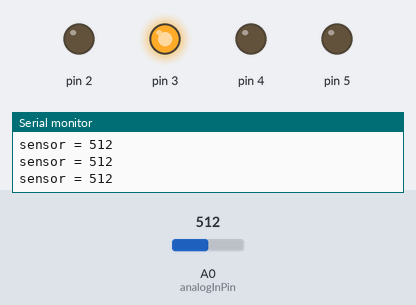
Bench run of a sketch on a simulated Arduino Uno, built with avr-gcc and run on an emulated ATmega328P. Parts: output pins drawn as LEDs (lit = HIGH), the last lines printed to the serial monitor. The test bench sets the inputs (shaded band); at power-on: A0 (analogInPin) = 512.

Above: at 1.2 s.
1.3 s: A0 (analogInPin) set to 609
4.3 s: A0 (analogInPin) set to 637
At 5.3 s:
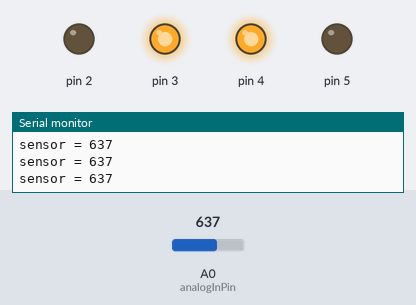
5.9 s: A0 (analogInPin) set to 654
7.4 s: A0 (analogInPin) set to 679
At 8.6 s:
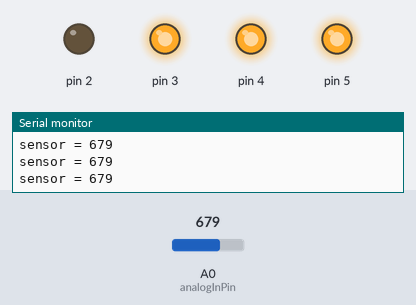
8.9 s: A0 (analogInPin) set to 787
11.9 s: A0 (analogInPin) set to 815
At 12.8 s:
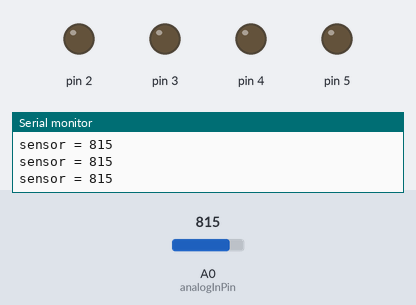
Timing chart, 0 to 14.4 s (numbered marks = the images above; inputs shaded):
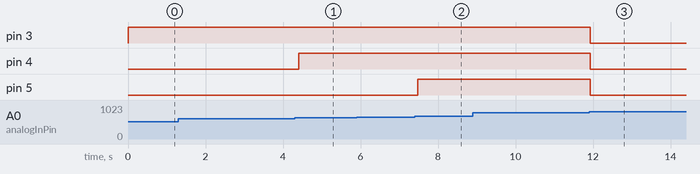

Measured:
- the behaviour switches between 625 and 626 on A0 (analogInPin) (found by bisection; images 0 and 1)
- the behaviour switches between 660 and 661 on A0 (analogInPin) (found by bisection; images 1 and 2)
- the behaviour switches between 800 and 801 on A0 (analogInPin) (found by bisection; images 2 and 3)
- after the input at 4.3 s, pin 4: LOW → HIGH after 0.10 s
- after the input at 7.4 s, pin 5: LOW → HIGH after 0.07 s
- after the input at 11.9 s, pin 3–5: HIGH → LOW at once

The sketch:

water_level_detector.ino
```cpp
const int analogInPin = A0;
int sensorValue = 0;

void setup() {

  // declare pin  to be an output:
  pinMode(2,OUTPUT);
  pinMode(3,OUTPUT);
  pinMode(4,OUTPUT);
  pinMode(5,OUTPUT);
  Serial.begin(9600);
}

// the loop routine runs over and over again forever:
void loop() {
  sensorValue = analogRead(analogInPin);
  Serial.print("sensor = ");
  Serial.print(sensorValue);
  Serial.print("\n");
  delay(2);
  if((sensorValue>=100)&&(sensorValue<=625)){
    digitalWrite(3,HIGH);
    delay(100);
    }
  else if((sensorValue>=625)&&(sensorValue<=660)){
  digitalWrite(3,HIGH);
   digitalWrite(4,HIGH);
   delay(100);
   }
  else if((sensorValue>=660)&&(sensorValue<=800)){
 digitalWrite(3,HIGH);
    digitalWrite(4,HIGH);
    digitalWrite(5,HIGH);
    }
  else{
    //digitalWrite(2,LOW);
    digitalWrite(3,LOW);
    digitalWrite(4,LOW);
    digitalWrite(5,LOW);
    delay(100);
    }
}
```
